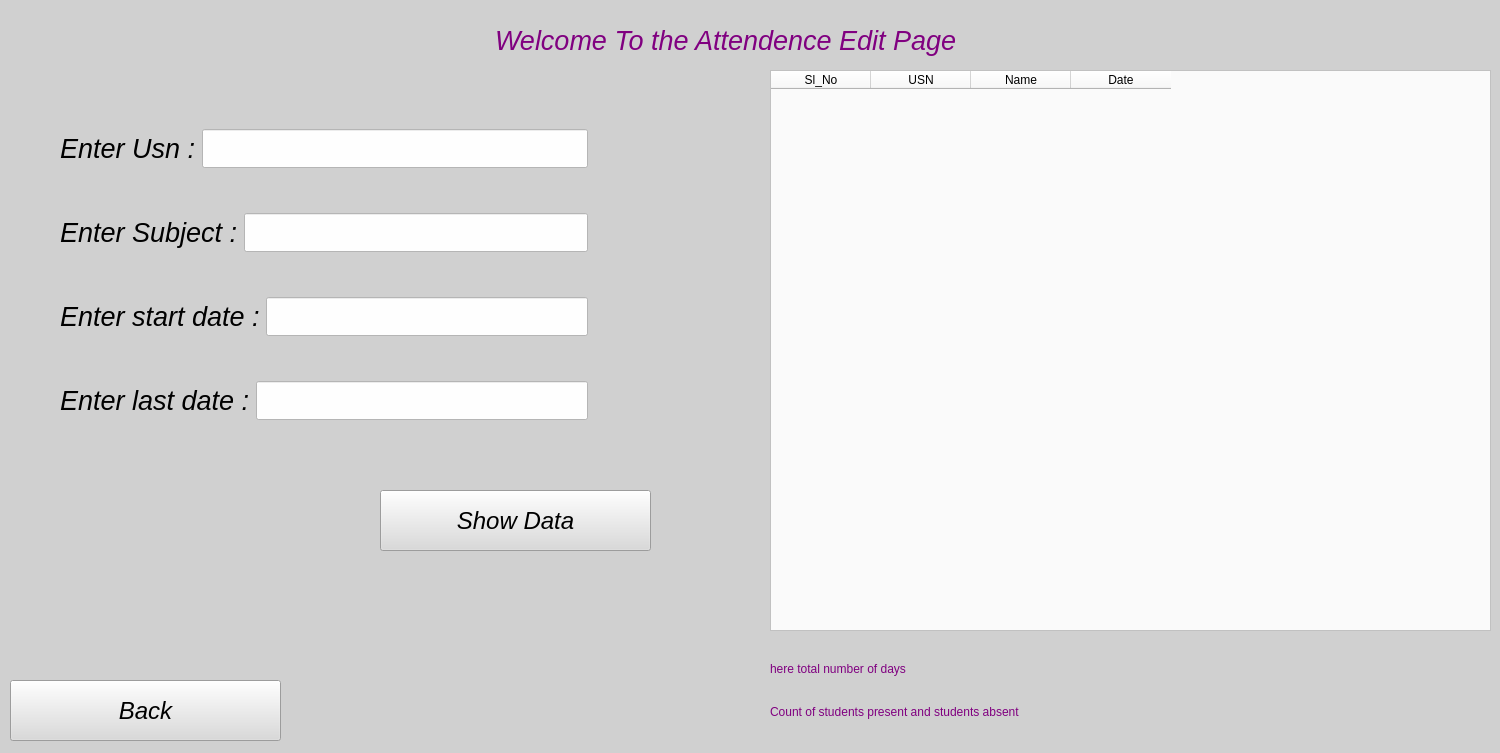
<?xml version="1.0" encoding="UTF-8"?>
<ui version="4.0">
 <class>Delete_Att</class>
 <widget class="QWidget" name="Delete_Att">
  <property name="geometry">
   <rect>
    <x>0</x>
    <y>0</y>
    <width>1500</width>
    <height>753</height>
   </rect>
  </property>
  <property name="windowTitle">
   <string>Update_att</string>
  </property>
  <property name="styleSheet">
   <string notr="true">background-color:rgb(208, 208, 208)</string>
  </property>
  <widget class="QLabel" name="out">
   <property name="geometry">
    <rect>
     <x>480</x>
     <y>10</y>
     <width>491</width>
     <height>61</height>
    </rect>
   </property>
   <property name="font">
    <font>
     <pointsize>20</pointsize>
     <italic>true</italic>
     <bold>false</bold>
    </font>
   </property>
   <property name="styleSheet">
    <string notr="true">QLabel{
color:purple;
font: 350 italic 20pt &quot;Segoe UI Semilight&quot;;
}

</string>
   </property>
   <property name="text">
    <string>  Welcome To the Attendence Edit Page</string>
   </property>
  </widget>
  <widget class="QPushButton" name="pushButton_2">
   <property name="geometry">
    <rect>
     <x>380</x>
     <y>490</y>
     <width>271</width>
     <height>61</height>
    </rect>
   </property>
   <property name="font">
    <font>
     <pointsize>18</pointsize>
     <italic>true</italic>
    </font>
   </property>
   <property name="styleSheet">
    <string notr="true">background-color:rgb(218, 218, 218)</string>
   </property>
   <property name="text">
    <string>Show Data</string>
   </property>
  </widget>
  <widget class="QWidget" name="layoutWidget">
   <property name="geometry">
    <rect>
     <x>60</x>
     <y>90</y>
     <width>528</width>
     <height>371</height>
    </rect>
   </property>
   <layout class="QVBoxLayout" name="verticalLayout">
    <item>
     <layout class="QHBoxLayout" name="horizontalLayout">
      <item>
       <widget class="QLabel" name="label_2">
        <property name="font">
         <font>
          <pointsize>20</pointsize>
          <italic>true</italic>
         </font>
        </property>
        <property name="text">
         <string>Enter Usn :</string>
        </property>
       </widget>
      </item>
      <item>
       <widget class="QLineEdit" name="lineEdit">
        <property name="font">
         <font>
          <pointsize>20</pointsize>
          <italic>true</italic>
         </font>
        </property>
        <property name="styleSheet">
         <string notr="true">background-color:rgb(254, 254, 254)</string>
        </property>
        <property name="text">
         <string/>
        </property>
       </widget>
      </item>
     </layout>
    </item>
    <item>
     <layout class="QHBoxLayout" name="horizontalLayout_3">
      <item>
       <widget class="QLabel" name="label_4">
        <property name="font">
         <font>
          <pointsize>20</pointsize>
          <italic>true</italic>
         </font>
        </property>
        <property name="text">
         <string>Enter Subject :</string>
        </property>
       </widget>
      </item>
      <item>
       <widget class="QLineEdit" name="lineEdit_3">
        <property name="font">
         <font>
          <pointsize>20</pointsize>
          <italic>true</italic>
         </font>
        </property>
        <property name="styleSheet">
         <string notr="true">background-color:rgb(254, 254, 254)</string>
        </property>
        <property name="text">
         <string/>
        </property>
       </widget>
      </item>
     </layout>
    </item>
    <item>
     <layout class="QHBoxLayout" name="horizontalLayout_2">
      <item>
       <widget class="QLabel" name="label_3">
        <property name="font">
         <font>
          <pointsize>20</pointsize>
          <italic>true</italic>
         </font>
        </property>
        <property name="text">
         <string>Enter start date :</string>
        </property>
       </widget>
      </item>
      <item>
       <widget class="QLineEdit" name="lineEdit_2">
        <property name="font">
         <font>
          <pointsize>20</pointsize>
          <italic>true</italic>
         </font>
        </property>
        <property name="styleSheet">
         <string notr="true">background-color:rgb(254, 254, 254)</string>
        </property>
        <property name="text">
         <string/>
        </property>
       </widget>
      </item>
     </layout>
    </item>
    <item>
     <layout class="QHBoxLayout" name="horizontalLayout_4">
      <item>
       <widget class="QLabel" name="label_5">
        <property name="font">
         <font>
          <pointsize>20</pointsize>
          <italic>true</italic>
         </font>
        </property>
        <property name="text">
         <string>Enter last date :</string>
        </property>
       </widget>
      </item>
      <item>
       <widget class="QLineEdit" name="lineEdit_4">
        <property name="font">
         <font>
          <pointsize>20</pointsize>
          <italic>true</italic>
         </font>
        </property>
        <property name="styleSheet">
         <string notr="true">background-color:rgb(254, 254, 254)</string>
        </property>
        <property name="text">
         <string/>
        </property>
       </widget>
      </item>
     </layout>
    </item>
   </layout>
  </widget>
  <widget class="QPushButton" name="Back">
   <property name="geometry">
    <rect>
     <x>10</x>
     <y>680</y>
     <width>271</width>
     <height>61</height>
    </rect>
   </property>
   <property name="font">
    <font>
     <pointsize>18</pointsize>
     <italic>true</italic>
    </font>
   </property>
   <property name="styleSheet">
    <string notr="true">background-color:rgb(218, 218, 218)</string>
   </property>
   <property name="text">
    <string>Back</string>
   </property>
  </widget>
  <widget class="QTableWidget" name="tableWidget">
   <property name="geometry">
    <rect>
     <x>770</x>
     <y>70</y>
     <width>721</width>
     <height>561</height>
    </rect>
   </property>
   <property name="styleSheet">
    <string notr="true">background-color:rgb(250, 250, 250)</string>
   </property>
   <column>
    <property name="text">
     <string>Sl_No</string>
    </property>
   </column>
   <column>
    <property name="text">
     <string>USN</string>
    </property>
   </column>
   <column>
    <property name="text">
     <string>Name</string>
    </property>
   </column>
   <column>
    <property name="text">
     <string>Date</string>
    </property>
   </column>
  </widget>
  <widget class="QWidget" name="">
   <property name="geometry">
    <rect>
     <x>770</x>
     <y>650</y>
     <width>721</width>
     <height>80</height>
    </rect>
   </property>
   <layout class="QVBoxLayout" name="verticalLayout_2">
    <item>
     <widget class="QLabel" name="label">
      <property name="styleSheet">
       <string notr="true">QLabel{
color:purple;
font: 350 italic 20pt &quot;Segoe UI Semilight&quot;;
}</string>
      </property>
      <property name="text">
       <string>here total number of days</string>
      </property>
     </widget>
    </item>
    <item>
     <widget class="QLabel" name="label_6">
      <property name="styleSheet">
       <string notr="true">QLabel{
color:purple;
font: 350 italic 20pt &quot;Segoe UI Semilight&quot;;
}</string>
      </property>
      <property name="text">
       <string>Count of students present and students absent</string>
      </property>
     </widget>
    </item>
   </layout>
  </widget>
 </widget>
 <resources/>
 <connections/>
</ui>
